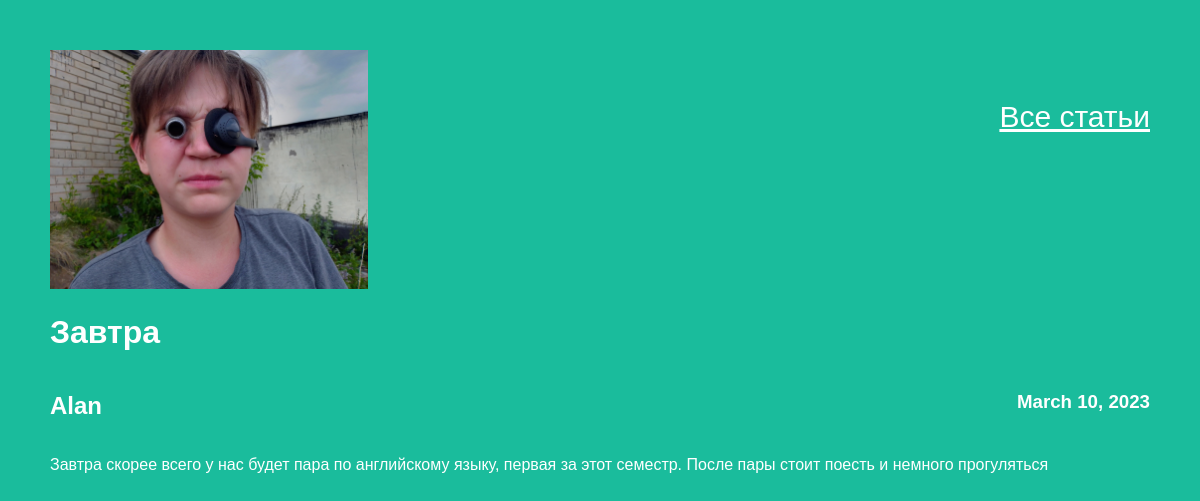
The app's page /article/2 with its own data.
### articles/models.py (models this page shows, shortened)
class Article(models.Model):
    title = models.CharField(max_length=200)
    author = models.ForeignKey(User, on_delete=models.CASCADE)
    text = models.TextField()
    created_date = models.DateField(auto_now_add=True)

### articles/views.py (the view)
# urls.py: re_path(r'^article/(?P<article_id>\d+)$', views.get_article, name='get_article'),
def get_article(request, article_id):
    try:
        post = Article.objects.get(id=article_id)
        return render(request, 'article.html', {"post": post})
    except Article.DoesNotExist:
        raise Http404

### articles/templates/article.html (shortened to what this page needs)
<!DOCTYPE html>
{% load static %}
<html lang="en">
<head>
    <link rel="stylesheet" href=" {% static 'articles/css/article.css' %}">
</head>
<body>
    <img width="318 px" src="{% static 'articles/img/cyper_pyrate.png' %}" alt="Кибер-Пират">
    <a class="main_menu" href="/">Все статьи</a>
    <div>
        <h1>{{post.title}}</h1>
        <div id="nd">
            <h2>{{post.author}}</h2>
            <h3>{{post.created_date}}</h3>
        </div>
        <p>{{post.text}}</p>
    </div>
</body>
</html>

### articles/static/articles/css/article.css (style rules this page uses)
body { background: #1abc9c; font-family: Tahoma, Arial, sans-serif; color: #ffffff; margin-left: 50px; margin-right: 50px; margin-top: 50px; }
a { color: #ffffff; font-size: 30px; }
.main_menu { float: right; margin-top: 50px; }
#nd { display: flex; justify-content: space-between; }

### records on screen
Article: title "Завтра", author "Alan", created_date "March 10, 2023", text "Завтра скорее всего у нас будет пара по английскому языку, первая за этот семестр. После пары стоит поесть и немного прогуляться"
